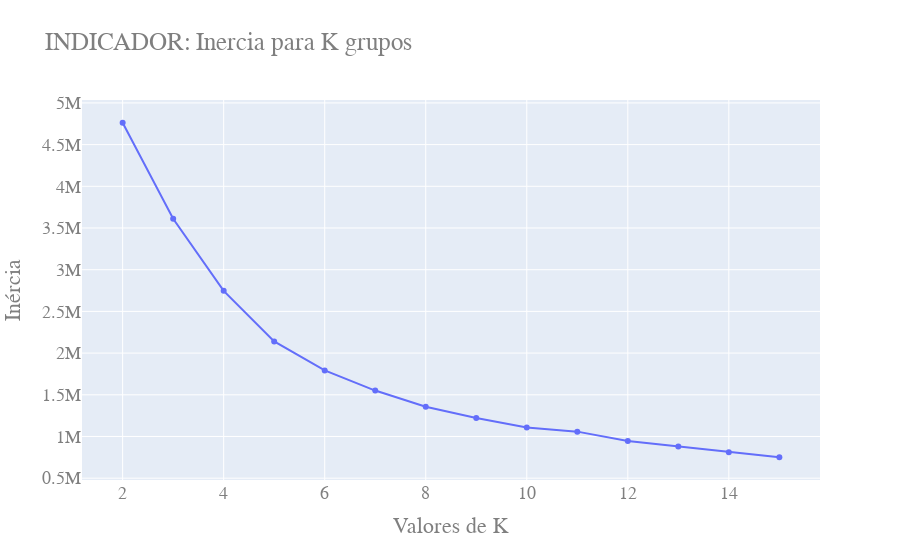

Notebook code cell kept with this figure:
### Code cell
fig = go.Figure()
fig.add_trace(go.Scatter(x = faixa_n_clusters, y = valores_inercia))
fig.update_layout(
    title = "INDICADOR: Inercia para K grupos",
    xaxis_title = "Valores de K",
    yaxis_title = "Inércia",
    font = dict(
        family = "Courier New, monospace",
        size=18,
        color="#7f7f7f"
    )
)
fig.show()

### Figure 1 — Plotly figure (JSON) as saved in the notebook; plotly's stock layout.template omitted (floating-point values rounded to 4 significant figures)
{"data": [{"type": "scatter", "x": [2, 3, 4, 5, 6, 7, 8, 9, 10, 11, 12, 13, 14, 15], "y": [4762000.0, 3611000.0, 2746000.0, 2140000.0, 1792000.0, 1551000.0, 1356000.0, 1223000.0, 1108000.0, 1058000.0, 946600.0, 881200.0, 812300.0, 751000.0]}], "layout": {"font": {"color": "#7f7f7f", "family": "Courier New, monospace", "size": 18}, "title": {"text": "INDICADOR: Inercia para K grupos"}, "xaxis": {"title": {"text": "Valores de K"}}, "yaxis": {"title": {"text": "Inércia"}}}}
